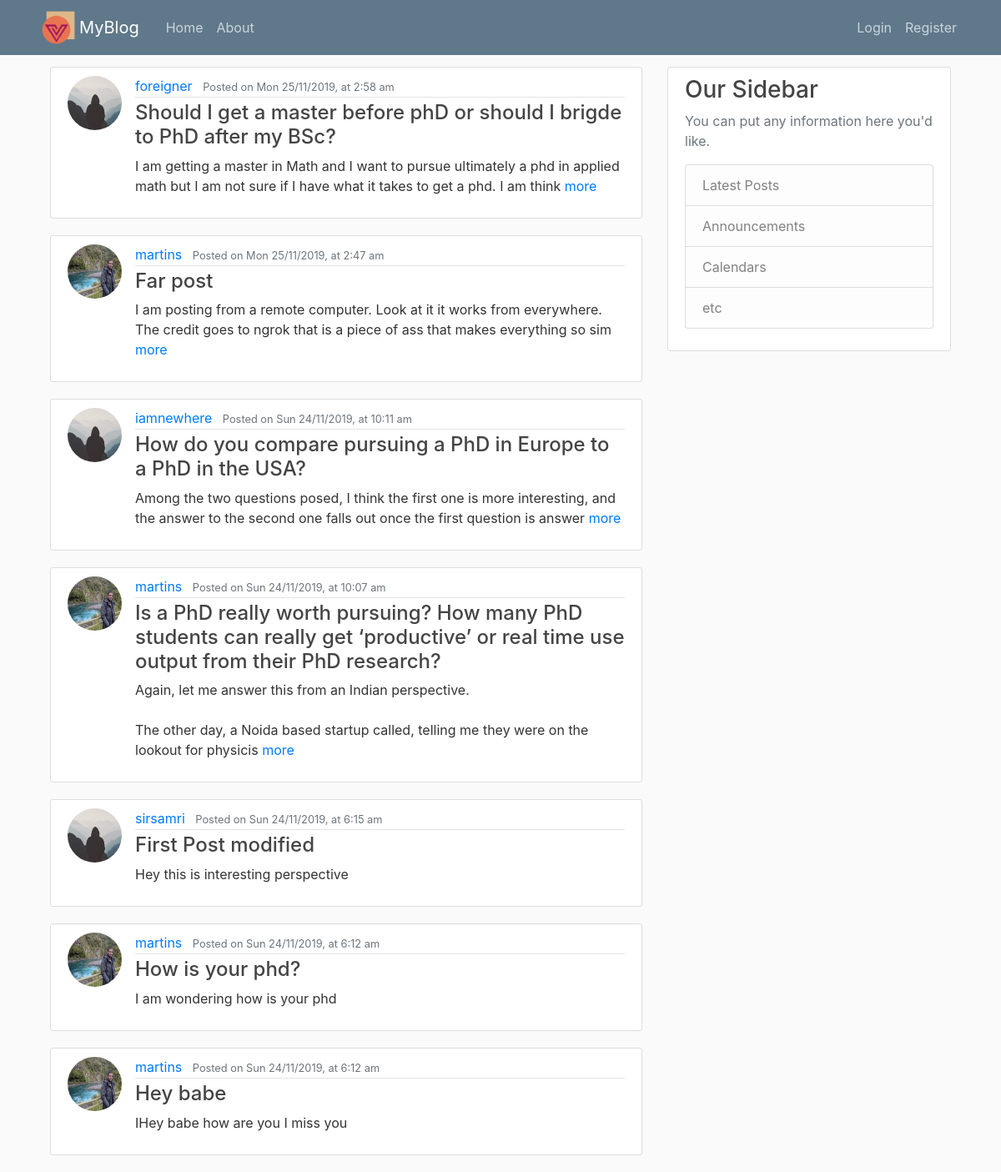
The page /home on the database its author committed.
### flaskblog/models.py (models this page shows, shortened)
class Post(db.Model):
    id = db.Column(db.Integer, primary_key=True)
    title = db.Column(db.String(100), nullable=False)
    date_posted = db.Column(db.DateTime, nullable=False, default=datetime.utcnow)
    content = db.Column(db.Text, nullable=False)
    user_id = db.Column(db.Integer, db.ForeignKey('user.id'), nullable=False)

class User(db.Model, UserMixin):
    id = db.Column(db.Integer, primary_key=True)
    username = db.Column(db.String(20), unique=True, nullable=False)
    email = db.Column(db.String(120), unique=True, nullable=False)
    image_file = db.Column(db.String(20), nullable=False, default='default.jpg')
    password = db.Column(db.String(20), nullable=False)
    posts = db.relationship('Post', backref='author', lazy=True)

### flaskblog/routes.py (the view)
@app.route('/')
@app.route('/home')
def home():
    posts = Post.query.order_by(Post.date_posted.desc()).all()
    return render_template('home.html', posts=posts)

### flaskblog/templates/home.html
{% extends "layout.html" %}
{% block content %}
    {% for post in posts %}
        <article class="media content-section">
          <img class="rounded-circle article-img" src="{{ url_for('static', filename='img/' + post.author.image_file) }}">
            <div class="media-body">
              <div class="article-metadata">
                <a class="mr-2" href="{{ url_for('user_posts', username=post.author.username) }}">{{ post.author.username }}</a>
                <small class="text-muted"> Posted on {{ moment(post.date_posted).format('ddd D/M/YYYY, [at] h:mm a') }}</small>
              </div>
              <h4><a class="article-title" href="{{ url_for('post', post_id=post.id) }}">{{ post.title }}</a></h4>
              <p class="article-content">{% if post.content|length > 100  %}{{ post.content[:150] }} <a href="{{ url_for('post', post_id=post.id) }}">more</a>{% else  %}{{ post.content }}{% endif  %}</p>
            </div>
        </article>
    {% endfor %}
{% endblock content %}

### flaskblog/static/main.css (style rules this page uses)
body { background: #fafafa; color: #333333; margin-top: 5rem; }
h1, h2, h3, h4, h5, h6 { color: #444444; }
.content-section { background: #ffffff; padding: 10px 20px; border: 1px solid #dddddd; border-radius: 3px; margin-bottom: 20px; }
.article-title { color: #444444; }
.article-content { white-space: pre-line; }
.article-img { height: 65px; width: 65px; margin-right: 16px; }
.article-metadata { padding-bottom: 1px; margin-bottom: 4px; border-bottom: 1px solid #e3e3e3 }

### rows shown on the page
Post: image_file (placeholder picture), author.username "foreigner", date_posted "Mon 25/11/2019, at 2:58 am", title "Should I get a master before phD or should I brigde to PhD after my BSc?", content "I am getting a master in Math and I want to pursue ultimately a phd in applied math but I am not sure if I have what it takes to get a phd. I am think"
Post: image_file (picture), author.username "martins", date_posted "Mon 25/11/2019, at 2:47 am", title "Far post", content "I am posting from a remote computer. Look at it it works from everywhere. The credit goes to ngrok that is a piece of ass that makes everything so sim"
Post: image_file (placeholder picture), author.username "iamnewhere", date_posted "Sun 24/11/2019, at 10:11 am", title "How do you compare pursuing a PhD in Europe to a PhD in the USA?", content "Among the two questions posed, I think the first one is more interesting, and the answer to the second one falls out once the first question is answer"
Post: image_file (picture), author.username "martins", date_posted "Sun 24/11/2019, at 10:07 am", title "Is a PhD really worth pursuing? How many PhD students can really get ‘productive’ or real time use output from their PhD research?", content "Again, let me answer this from an Indian perspective. The other day, a Noida based startup called, telling me they were on the lookout for physicis"
Post: image_file (placeholder picture), author.username "sirsamri", date_posted "Sun 24/11/2019, at 6:15 am", title "First Post modified", content "Hey this is interesting perspective"
Post: image_file (picture), author.username "martins", date_posted "Sun 24/11/2019, at 6:12 am", title "How is your phd?", content "I am wondering how is your phd"
Post: image_file (picture), author.username "martins", date_posted "Sun 24/11/2019, at 6:12 am", title "Hey babe", content "IHey babe how are you I miss you"
